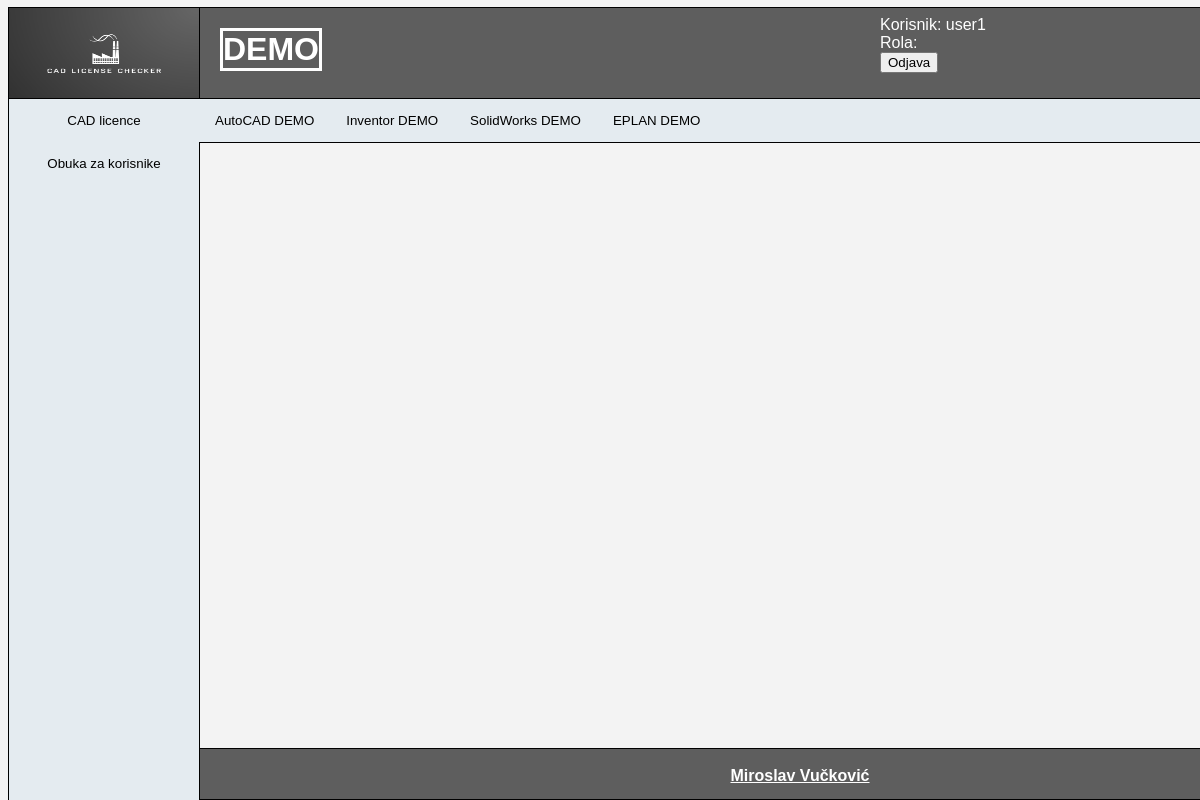
The app's page /index.php?page=cad-lics (signed in) with its own data.
### tables this page shows
CREATE TABLE cad_systems (
    id INT AUTO_INCREMENT PRIMARY KEY,
    cad_name VARCHAR(255) NOT NULL,
    display_name VARCHAR(255) NOT NULL,
    port INT NOT NULL,
    server VARCHAR(255) NOT NULL,
    product VARCHAR(255) NOT NULL,
    active BOOLEAN NOT NULL DEFAULT TRUE,
    created_at TIMESTAMP DEFAULT CURRENT_TIMESTAMP
);

### app/views/cad-lics.php (the view, shortened to what this page needs)
<?php
require("config/database_pdo.php");
$cadQuery = $pdo->query("SELECT id, cad_name, display_name, port, server, product, active FROM cad_systems");
$cads = $cadQuery->fetchAll(PDO::FETCH_ASSOC);
echo "<nav class='cad-nav-tab'>";
foreach ($cads as $cad) {
    if ($cad['active']) {
        $displayName = htmlspecialchars($cad['display_name']);
        echo '<form class="cad-nav-button-form" method="post" action="">';
        echo '<button type="submit" onclick="redirectToPage()" class="tablinks">' . $displayName . '</button>';
        echo '</form>';
    }
}
echo "</nav>";

### public/css/main.css (style rules this page uses)
html { font-family: "Helvetica", "Lucida Console", "Courier New", monospace; }
body { background-color: #F3F3F3; color: #326283; font-size: medium; text-align: center; height: 97vh; }
.cad-nav-tab { border-top: 1px solid black; border-bottom: 1px solid black; background-color: #E4EBF0; position: fixed; left: 199px; width: 100%; }
.cad-nav-tab button { background-color: inherit; float: left; border: none; outline: none; cursor: pointer; padding: 14px 16px; transition: 0.3s; }
footer { border: 1px solid black; bottom: 0; font-weight: bold; background-color: #5E5E5E; position: fixed; left: 199px; bottom: 0; width: 100vw; height: 50px; text-align: center; vertical-align: middle; margin-top: 5px; color: white; }
a { color: white; }

### records on screen
cad_systems: display_name "AutoCAD DEMO"
cad_systems: display_name "Inventor DEMO"
cad_systems: display_name "SolidWorks DEMO"
cad_systems: display_name "EPLAN DEMO"

### other values on screen
$username "user1"
